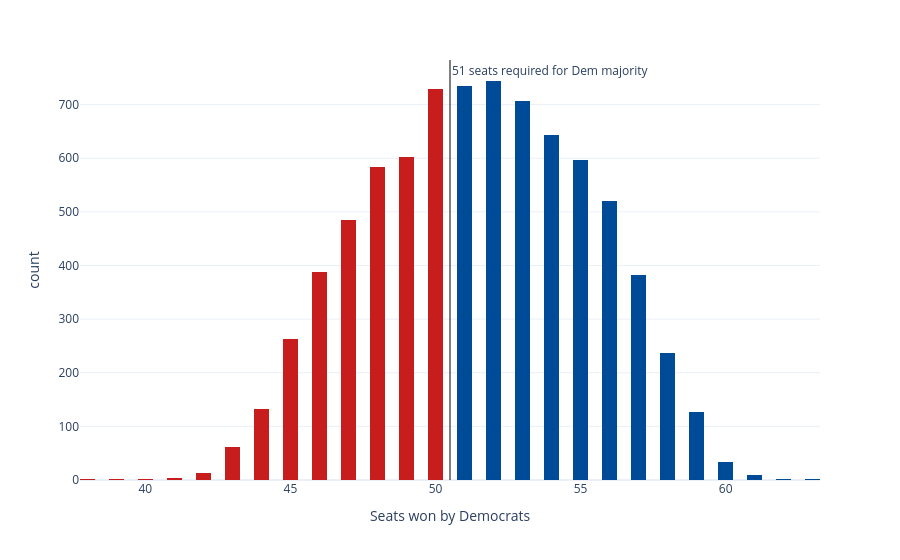

Here is the notebook cell this chart was saved with:
### Code cell
sims_hist = px.histogram(seat_sims, x='seats', nbins=np.unique(seat_sims['seats']).shape[0]*2, color='winner',
                         color_discrete_map={'Democrats': '#004b97', 'Republicans': '#c71e1d'},
                         labels={'seats':'Seats won by Democrats', 'winner': 'Winner'}, template='plotly_white')
sims_hist.update_traces(showlegend=False)
sims_hist.add_vline(x=50.5, line_width=1, line_color='black', annotation_text='51 seats required for Dem majority', 
                    annotation_position='top right')
sims_hist

### Figure 1 — Plotly figure (JSON) as saved in the notebook; plotly's stock layout.template omitted (floating-point values rounded to 4 significant figures; data arrays with more than 128 entries replaced by an {"elided": "..."} marker saying what was removed)
{"data": [{"bingroup": "x", "hovertemplate": "Winner=Democrats<br>Seats won by Democrats=%{x}<br>count=%{y}<extra></extra>", "legendgroup": "Democrats", "marker": {"color": "#004b97", "pattern": {"shape": ""}}, "name": "Democrats", "nbinsx": 52, "orientation": "v", "showlegend": false, "type": "histogram", "x": {"elided": "4737 int values"}, "xaxis": "x", "yaxis": "y"}, {"bingroup": "x", "hovertemplate": "Winner=Republicans<br>Seats won by Democrats=%{x}<br>count=%{y}<extra></extra>", "legendgroup": "Republicans", "marker": {"color": "#c71e1d", "pattern": {"shape": ""}}, "name": "Republicans", "nbinsx": 52, "orientation": "v", "showlegend": false, "type": "histogram", "x": {"elided": "3263 int values"}, "xaxis": "x", "yaxis": "y"}], "layout": {"annotations": [{"showarrow": false, "text": "51 seats required for Dem majority", "x": 50.5, "xanchor": "left", "xref": "x", "y": 1, "yanchor": "top", "yref": "y domain"}], "barmode": "relative", "legend": {"title": {"text": "Winner"}, "tracegroupgap": 0}, "margin": {"t": 60}, "shapes": [{"line": {"color": "black", "width": 1}, "type": "line", "x0": 50.5, "x1": 50.5, "xref": "x", "y0": 0, "y1": 1, "yref": "y domain"}], "xaxis": {"anchor": "y", "domain": [0, 1], "title": {"text": "Seats won by Democrats"}}, "yaxis": {"anchor": "x", "domain": [0, 1], "title": {"text": "count"}}}}
